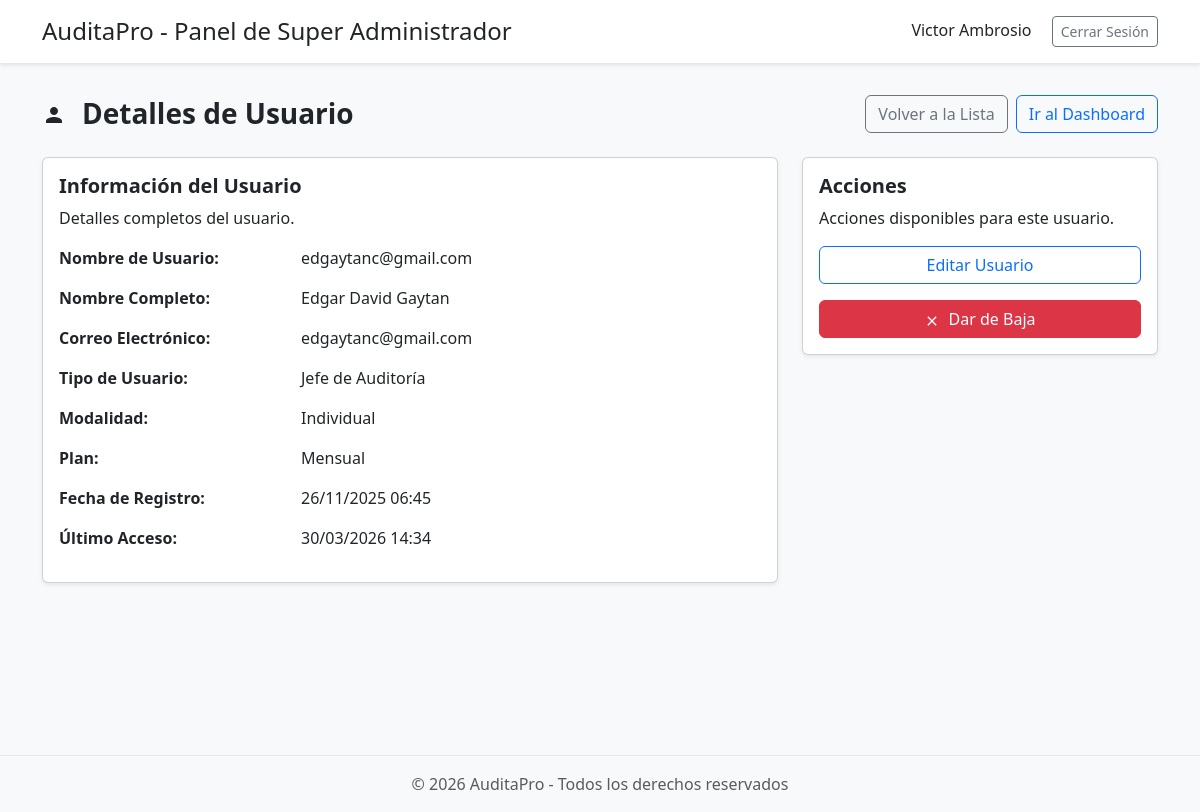
Page /usuarios/281/ (signed in) on the earlier database version.
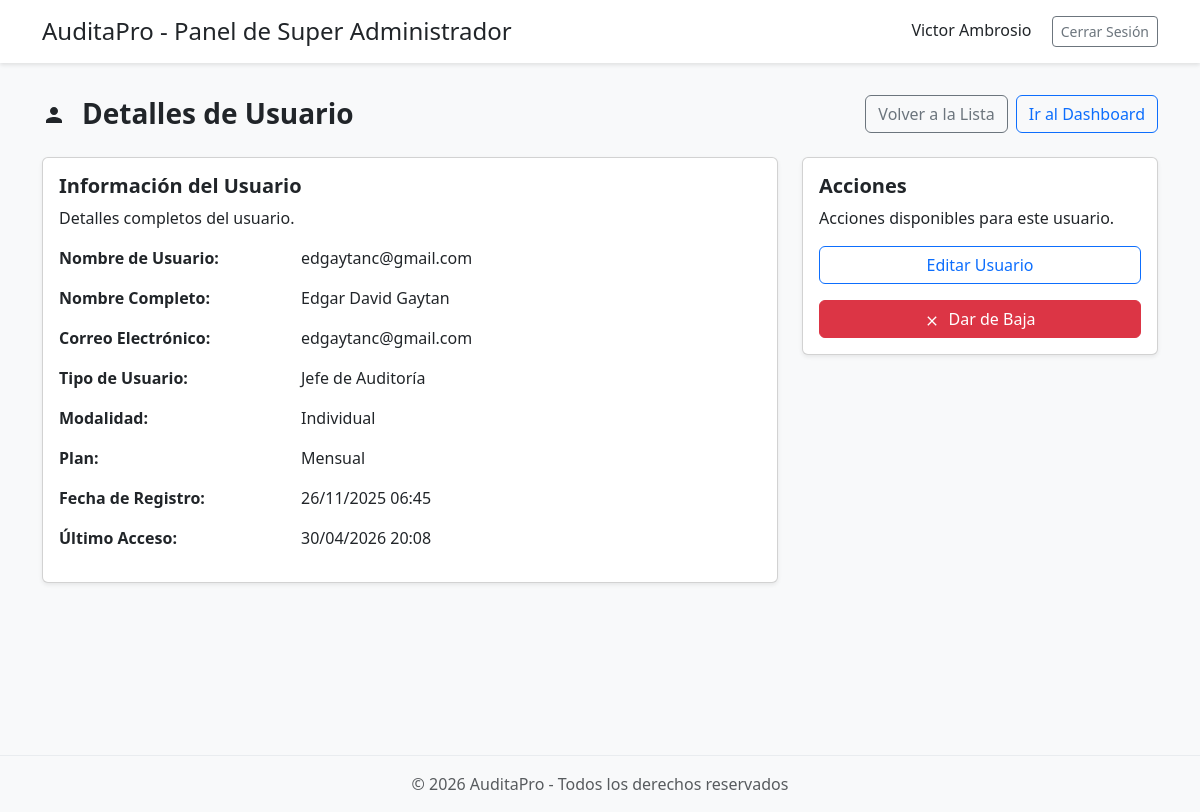
Same page on the later database version.
### users/models.py (models this page shows, shortened)
class User(AbstractUser):
    MODALIDAD_CHOICES = [
        ('I', 'Modalidad Individual'),
        ('G', 'Modalidad Grupal'),
        ('S', 'Superadmin'),
    ]
    first_name = models.CharField(max_length=30)
    last_name = models.CharField(max_length=30)
    signature = models.UUIDField(default=uuid.uuid4, editable=False, unique=True)
    modalidad = models.CharField(
        max_length=1,
        choices=MODALIDAD_CHOICES,
        default='I',
        help_text="I: individual, G: grupal, S: superadmin"
    )
    plan = models.CharField(
        max_length=2,
        default='M',
        help_text="M: mensual, A: anual, D: demo, NT: no tiene"
    )
    auditor_slots = models.PositiveIntegerField(
        default=3,
        help_text="Cantidad máxima de auditores permitidos para este jefe de auditoría (modalidad grupal)."
    )
    socio = models.BooleanField(
        default=False,
        help_text="Indica si el Jefe de Auditoría tiene privilegios de socio para crear usuarios."
    )
    administrador = models.ForeignKey(
        'self',
        related_name='auditores',
        on_delete=models.SET_NULL,
        null=True,
        blank=True,
        help_text="Administrador al que está asociado este usuario (para modalidad grupal)"
    )
    role = models.ForeignKey(
        'Roles',
        related_name="role",
        on_delete=models.SET_NULL,
        null=True,
        blank=True,
    )
    revisor_fiscal = models.BooleanField(
        default=False,
        help_text="Indica si el usuario tiene acceso al módulo de Revisoría Fiscal."
    )
    is_deleted = models.BooleanField(default=False)
    deleted_at = models.DateTimeField(null=True, blank=True)
    def get_full_name(self) -> str:
        return f"{self.first_name} {self.last_name}".strip()
    def is_admin(self):
        return bool(self.role and self.role.name == "audit_manager")

class Roles(models.Model):
    name = models.CharField(max_length=255)
    verbose_name = models.CharField(max_length=255)

### user_management/views.py (the view)
# urls.py: path('<int:user_id>/', views.user_details, name='user_details'),
@login_required
def user_details(request, user_id):
    user_to_view = get_object_or_404(User, id=user_id)
    is_auditor = user_to_view.role.name == "auditor"
    is_admin = user_to_view.role and user_to_view.role.name == "audit_manager"
    assigned_to_admin = None
    if is_auditor and user_to_view.modalidad == 'G' and user_to_view.administrador:
        assigned_to_admin = user_to_view.administrador
    assigned_auditors = []
    if is_admin:
        assigned_auditors = User.objects.filter(administrador=user_to_view)
    template = 'user_management/user_details.html'
    if request.user.role and request.user.role.name == 'superadmin':
        template = 'user_management/superadmin_user_details.html'
    return render(request, template, {
        'user_to_view': user_to_view,
        'is_auditor': is_auditor,
        'is_admin': is_admin,
        'assigned_to_admin': assigned_to_admin,
        'assigned_auditors': assigned_auditors,
    })

### audits/utils.py (called while the page is built)
def get_assigned_audits(user_role: str, req: HttpRequest):
    if user_role == "audit_manager":
        return Audit.objects.filter(audit_manager=req.user)
    elif user_role in ["supervisor", "auditor"]:
        return Audit.objects.filter(assigned_users=req.user)

### common/context_processors.py (called while the page is built)
def get_is_active_route(route: str, req: HttpRequest):
    path = req.path
    reverse_url = reverse(route)
    striped_path = path.strip("/")
    striped_reverse_url = reverse_url.strip("/")
    if striped_reverse_url == striped_path:
        return True
    if reverse_url in path and reverse_url != "/":
        return True
    path_splited_list = path.split("/")
    if len(path_splited_list) < 1:
        return False
    for path_segment in path_splited_list:
        if reverse_url == path_segment:
            return True
    return False

def assigned_audits(req: HttpRequest):
    return {
        "assigned_audits": (
            get_assigned_audits(req.user.role.name, req)
            if req.user.is_authenticated
            else ""
        )
    }

def is_choose_new_audit_path(req: HttpRequest):
    choose_new_audit_paths = (
        "audit_time_summary_index",
        "audit_time_summary_table",
        "summary_worked_hours_table",
        "status_of_work_papers_table",
        "activities_page",
        "tools",
    )
    for p in choose_new_audit_paths:
        url = reverse(p)
        if req.path == url:
            return {"is_choose_new_audit_path": True}
    return {"is_choose_new_audit_path": False}

def months_processor(req: HttpRequest):
    months = Months.objects.all()
    return {"months": months}

def current_statuses_processor(req: HttpRequest):
    current_statuses = CurrentStatus.objects.all()
    return {"current_statuses": current_statuses}

### user_management/templates/user_management/superadmin_user_details.html (shortened to what this page needs)
{% extends "user_management/superadmin-base.html" %}
{% block main_content %}
<div class="container">
    <div class="row mb-4">
        <div class="col d-flex align-items-center gap-3">
            <span>
                <svg width="24" height="24" viewBox="0 0 24 24" fill="none" xmlns="http://www.w3.org/2000/svg">
                    <path d="M12 12C14.21 12 16 10.21 16 8C16 5.79 14.21 4 12 4C9.79 4 8 5.79 8 8C8 10.21 9.79 12 12 12ZM12 14C9.33 14 4 15.34 4 18V20H20V18C20 15.34 14.67 14 12 14Z" fill="currentColor"/>
                </svg>
            </span>
            <h1 class="fs-3 fw-semibold m-0">Detalles de Usuario</h1>
        </div>
        <div class="col-auto d-flex align-items-center gap-2">
            <a href="{% url 'user_list' %}" class="btn btn-outline-secondary">Volver a la Lista</a>
            <a href="{% url 'superadmin_dashboard' %}" class="btn btn-outline-primary">Ir al Dashboard</a>
        </div>
    </div>
    <div class="row g-4">
        <div class="col-lg-8">
            <div class="card shadow-sm">
                <div class="card-body">
                    <h3 class="card-title fs-5 fw-semibold">Información del Usuario</h3>
                    <p class="card-text">Detalles completos del usuario.</p>
                    <div class="row mb-3">
                        <div class="col-md-4 fw-semibold">Nombre de Usuario:</div>
                        <div class="col-md-8">{{ user_to_view.username }}</div>
                    </div>
                    <div class="row mb-3">
                        <div class="col-md-4 fw-semibold">Nombre Completo:</div>
                        <div class="col-md-8">{{ user_to_view.get_full_name }}</div>
                    </div>
                    <div class="row mb-3">
                        <div class="col-md-4 fw-semibold">Correo Electrónico:</div>
                        <div class="col-md-8">{{ user_to_view.email }}</div>
                    </div>
                    <div class="row mb-3">
                        <div class="col-md-4 fw-semibold">Tipo de Usuario:</div>
                        <div class="col-md-8">{{ user_to_view.role.verbose_name }}</div>
                    </div>
                    <div class="row mb-3">
                        <div class="col-md-4 fw-semibold">Modalidad:</div>
                        <div class="col-md-8">
                            {% if user_to_view.modalidad == 'I' %}
                            Individual
                            {% else %}
                            Grupal
                            {% endif %}
                        </div>
                    </div>
                    <div class="row mb-3">
                        <div class="col-md-4 fw-semibold">Plan:</div>
                        <div class="col-md-8">
                            {% if user_to_view.plan == 'M' %}
                            Mensual
                            {% elif user_to_view.plan == 'A' %}
                            Anual
                            {% else %}
                            {{ user_to_view.plan }}
                            {% endif %}
                        </div>
                    </div>
                    <div class="row mb-3">
                        <div class="col-md-4 fw-semibold">Fecha de Registro:</div>
                        <div class="col-md-8">{{ user_to_view.date_joined|date:"d/m/Y H:i" }}</div>
                    </div>
                    <div class="row mb-3">
                        <div class="col-md-4 fw-semibold">Último Acceso:</div>
                        <div class="col-md-8">
                            {% if user_to_view.last_login %}
                            {{ user_to_view.last_login|date:"d/m/Y H:i" }}
                            {% else %}
                            Nunca ha iniciado sesión
                            {% endif %}
                        </div>
                    </div>
                </div>
            </div>
        </div>
        <div class="col-lg-4">
            <div class="card shadow-sm">
                <div class="card-body">
                    <h3 class="card-title fs-5 fw-semibold">Acciones</h3>
                    <p class="card-text">Acciones disponibles para este usuario.</p>
                    <div class="d-grid gap-2">
                        <a href="{% url 'edit_user' user_to_view.id %}" class="btn btn-outline-primary">Editar Usuario</a>
                        {% if user_to_view.is_deleted %}
                            <a href="{% url 'reactivate_user' user_to_view.id %}" class="btn btn-success mt-2">
                                <svg width="16" height="16" viewBox="0 0 24 24" fill="none" xmlns="http://www.w3.org/2000/svg" class="me-1">
                                    <path d="M9 16.2L4.8 12l-1.4 1.4L9 19 21 7l-1.4-1.4L9 16.2z" fill="currentColor"/>
                                </svg>
                                Reactivar Usuario
                            </a>
                            {% if user_to_view.deleted_at %}
                                <div class="alert alert-warning mt-2">
                                    <small>Usuario dado de baja el {{ user_to_view.deleted_at|date:"d/m/Y H:i" }}</small>
                                </div>
                            {% endif %}
                        {% else %}
                            {% if not user_to_view.role.name == "auditor" or not user_to_view.modalidad == 'G' or not user_to_view.administrador %}
                                <a href="{% url 'deactivate_user' user_to_view.id %}" class="btn btn-danger mt-2"
                                   onclick="return confirm('¿Está seguro que desea dar de baja a este usuario?')">
                                    <svg width="16" height="16" viewBox="0 0 24 24" fill="none" xmlns="http://www.w3.org/2000/svg" class="me-1">
                                        <path d="M19 6.41L17.59 5L12 10.59L6.41 5L5 6.41L10.59 12L5 17.59L6.41 19L12 13.41L17.59 19L19 17.59L13.41 12L19 6.41Z" fill="currentColor"/>
                                    </svg>
                                    Dar de Baja
                                </a>
                            {% else %}
                                <div class="alert alert-info mt-2">
                                    <small>Este auditor solo puede ser dado de baja a través de su administrador: {{ user_to_view.administrador.username }}</small>
                                </div>
                            {% endif %}
                        {% endif %}
                    </div>
                </div>
            </div>
        </div>
    </div>
</div>
{% endblock main_content %}

### user_management/templates/user_management/superadmin-base.html (shortened to what this page needs)
<!DOCTYPE html>
<html lang="es">
<head>
    <link href="https://cdn.jsdelivr.net/npm/bootstrap@5.3.0-alpha1/dist/css/bootstrap.min.css" rel="stylesheet">
</head>
<body>
    <header class="header">
        <div class="container">
            <div class="d-flex justify-content-between align-items-center">
                <div>
                    <h1 class="h4 m-0">AuditaPro - Panel de Super Administrador</h1>
                </div>
                <div>
                    <span class="me-3">{{ request.user.get_full_name }}</span>
                    <a href="{% url 'logout' %}" class="btn btn-outline-secondary btn-sm">Cerrar Sesión</a>
                </div>
            </div>
        </div>
    </header>
    <main class="main-content">
        {% block main_content %}{% endblock %}
    </main>
    <footer class="footer">
        <div class="container">
            <div class="text-center">
                <p class="text-muted mb-0">&copy; {% now "Y" %} AuditaPro - Todos los derechos reservados</p>
            </div>
        </div>
    </footer>
</body>
</html>

### user_management/templates/user_management/superadmin-base.html (style rules this page uses)
body { background-color: #f8f9fa; font-family: 'Segoe UI', Tahoma, Geneva, Verdana, sans-serif; }
.header { background-color: #fff; box-shadow: 0 2px 4px rgba(0, 0, 0, 0.1); padding: 1rem 0; }
.footer { background-color: #f8f9fa; border-top: 1px solid #e9ecef; padding: 1rem 0; margin-top: 2rem; }
.main-content { padding: 2rem 0; min-height: calc(100vh - 140px); }

Differences in the rows shown:
changed User "edgaytanc@gmail.com": last_login "30/03/2026 14:34" → "30/04/2026 20:08"
